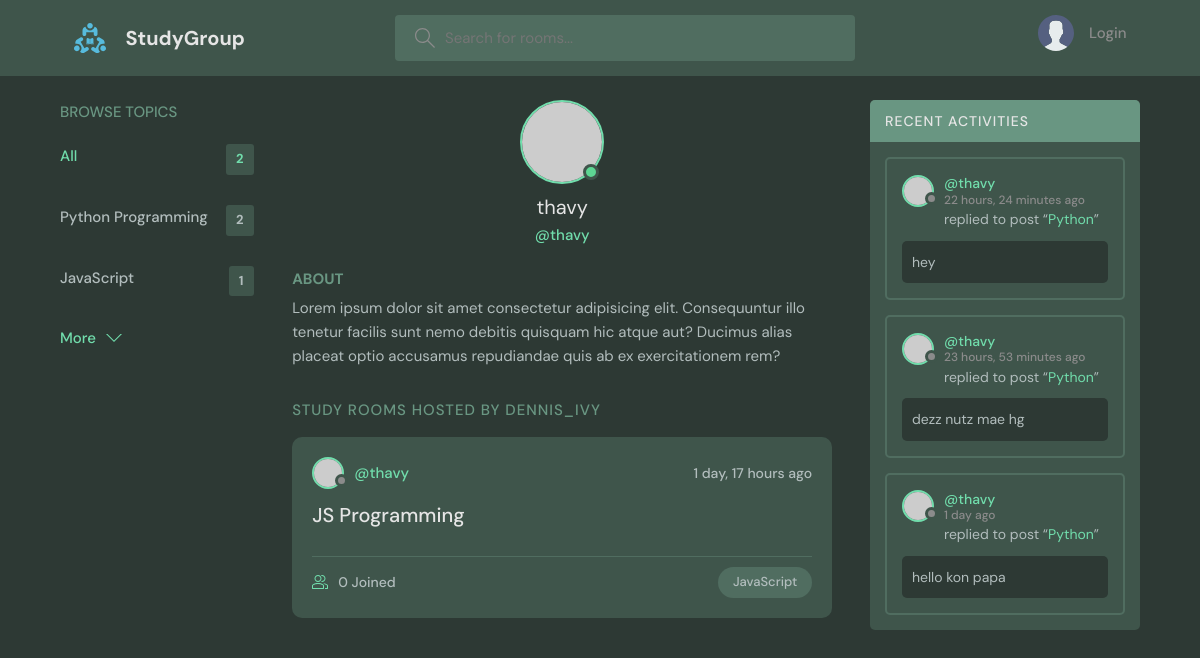
Before: /profile/2/ with the older database file.
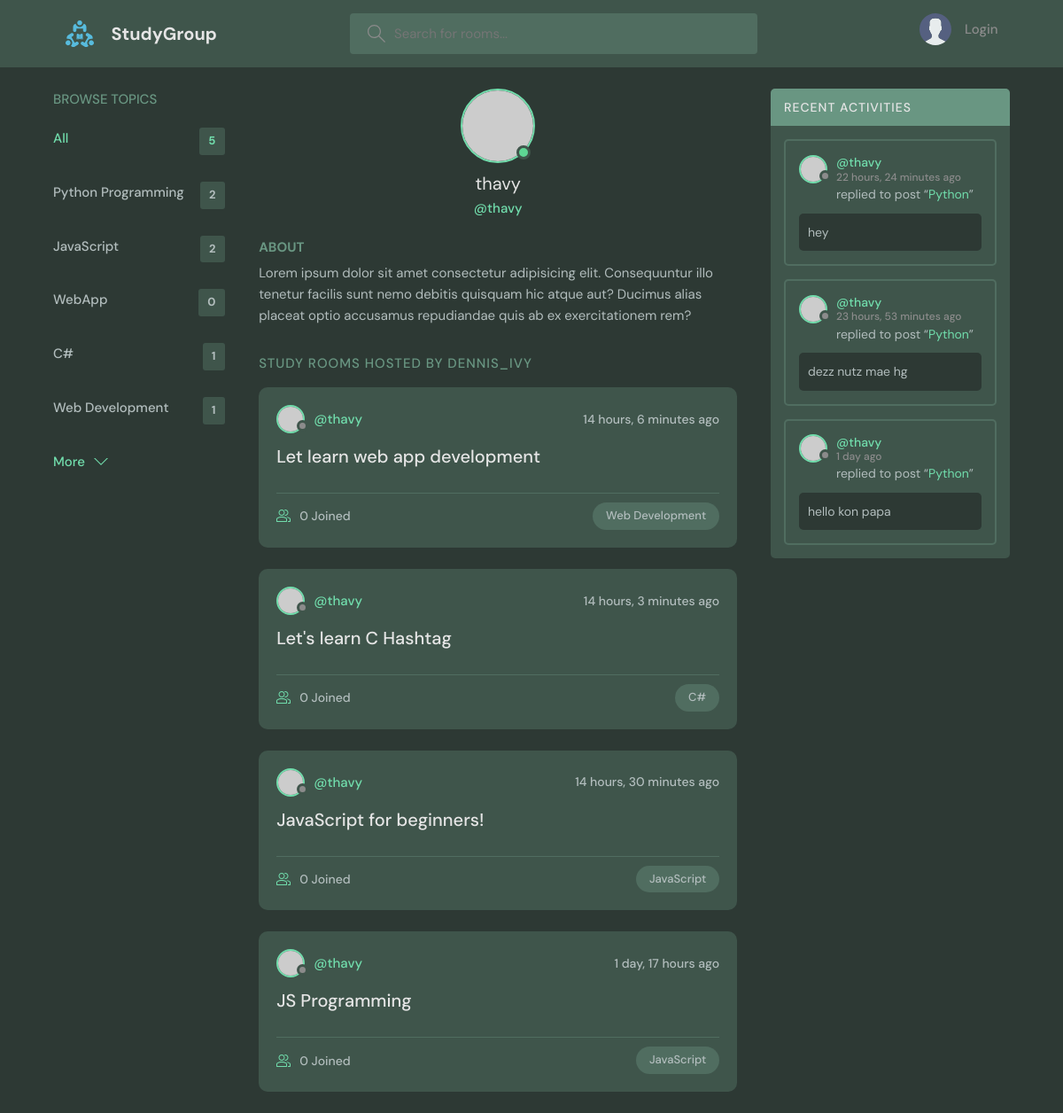
After: the same page with the newer database file.
### base/models.py (models this page shows, shortened)
class Topic(models.Model):
    name = models.CharField(max_length=200)

class Room(models.Model):
    host = models.ForeignKey(User, on_delete=models.SET_NULL, null=True)
    topic = models.ForeignKey(Topic, on_delete=models.SET_NULL, null=True)
    name = models.CharField(max_length=200)
    description = models.TextField(null=True, blank=True)
    participants = models.ManyToManyField(User, related_name='participants', blank=True)
    updated = models.DateTimeField(auto_now=True)
    created = models.DateTimeField(auto_now_add=True)
    def __str__(self):
        return self.name
    class Meta:
        ordering = ['-updated', '-created']

class Message(models.Model):
    user = models.ForeignKey(User, on_delete=models.SET_NULL, null=True)
    room = models.ForeignKey(Room, on_delete=models.CASCADE)
    body = models.TextField()
    updated = models.DateTimeField(auto_now=True)
    created = models.DateTimeField(auto_now_add=True)
    class Meta:
        ordering = ['-updated', '-created']

### base/views.py (the view)
# urls.py: path('profile/<str:pk>/', views.user_profile, name="user-profile"),
def user_profile(request, pk):
    user = User.objects.get(id=pk)
    rooms = user.room_set.all()
    room_messages = user.message_set.all()
    topics = Topic.objects.all()
    context = {'user': user, 'rooms': rooms, 'room_messages': room_messages, 'topics': topics}
    return render(request, 'base/profile.html', context)

### base/templates/base/profile.html (shortened to what this page needs)
{% extends 'main.html' %}
{% block content %}
<main class="profile-page layout layout--3">
  <div class="container">
    {% include 'base/topic_component.html' %}
    <div class="roomList">
      <div class="profile">
        <div class="profile__avatar">
          <div class="avatar avatar--large active">
            <img src="https://randomuser.me/api/portraits/men/11.jpg" />
          </div>
        </div>
        <div class="profile__info">
          <h3>{{user.username}}</h3>
          <p>@{{user.username}}</p>
        </div>
        <div class="profile__about">
          <h3>About</h3>
          <p>
            Lorem ipsum dolor sit amet consectetur adipisicing elit. Consequuntur illo tenetur
            facilis sunt nemo debitis quisquam hic atque aut? Ducimus alias placeat optio
            accusamus repudiandae quis ab ex exercitationem rem?
          </p>
        </div>
      </div>
      <div class="roomList__header">
        <div>
          <h2>Study Rooms Hosted by dennis_ivy</a>
          </h2>
        </div>
      </div>
    {% include 'base/feed_component.html' %}
    </div>
    {% include 'base/activity_component.html' %}
  </div>
</main>
{% endblock content %}

### templates/main.html (shortened to what this page needs)
<!DOCTYPE html>
{% load static %}
<html lang="en">
  <head>
    <link rel="stylesheet" href="{% static 'styles/style.css' %}" />
  </head>
  <body>
    {% include 'navbar.html' %}
    {% block content %}
    {% endblock %}
  </body>
</html>

### templates/navbar.html (shortened to what this page needs)
{% load static %}
<header class="header header--loggedIn">
  <div class="container">
    <a href="{% url 'home' %}" class="header__logo">
      <img src="{% static 'images/logo.svg' %}" />
      <h1>StudyGroup</h1>
    </a>
    <form class="header__search" method="GET" action="{% url 'home' %}">
      <label>
        <input name="q" placeholder="Search for rooms..." />
      </label>
    </form>
    <nav class="header__menu">
      {% if request.user.is_authenticated %}
      <div class="header__user">
        <a href="{% url 'user-profile' user.id %}">
          <div class="avatar avatar--medium active">
            <img src="https://randomuser.me/api/portraits/men/37.jpg" />
          </div>
          <p>{{request.user.username}} <span>@{{request.user.username}}</span></p>
        </a>
        <button class="dropdown-button">
          <svg
            version="1.1"
            xmlns="http://www.w3.org/2000/svg"
            width="32"
            height="32"
            viewBox="0 0 32 32"
          >
            <title>chevron-down</title>
            <path d="M16 21l-13-13h-3l16 16 16-16h-3l-13 13z"></path>
          </svg>
        </button>
      </div>
      {% else %}
      <a href="{% url 'login' %}">
          <img src="{% static 'images/avatar.svg' %}" />
          <p>Login</p>
        </a>
        {% endif %}
    </nav>
  </div>
</header>

### base/templates/base/topic_component.html
<div class="topics">
  <div class="topics__header">
    <h2>Browse Topics</h2>
  </div>
  <ul class="topics__list">
    <li>
      <a href="{% url 'home' %}" class="active">All <span>{{topics.count}}</span></a>
    </li>
    {% for topic in topics %}
    <li>
      <a href="{% url 'home' %}?q={{topic.name}}">{{topic.name}} <span>{{topic.room_set.all.count}}</span></a>
    </li>
    {% endfor %}
  </ul>
  <a class="btn btn--link" href="topics.html">
    More
    <svg
      version="1.1"
      xmlns="http://www.w3.org/2000/svg"
      width="32"
      height="32"
      viewBox="0 0 32 32"
    >
      <title>chevron-down</title>
      <path d="M16 21l-13-13h-3l16 16 16-16h-3l-13 13z"></path>
    </svg>
  </a>
</div>

### base/templates/base/feed_component.html (shortened to what this page needs)
{% for room in rooms %}
<div class="roomListRoom">
    <div class="roomListRoom__header">
      <a href="{% url 'user-profile' room.host.id %}" class="roomListRoom__author">
        <div class="avatar avatar--small">
          <img src="https://randomuser.me/api/portraits/women/11.jpg" />
        </div>
        <span>@{{room.host.username}}</span>
      </a>
      <div class="roomListRoom__actions">
        <span>{{room.created|timesince}} ago</span>
      </div>
    </div>
    <div class="roomListRoom__content">
      <a href="{% url 'room' room.id %}">{{room.name}}</a>
    </div>
    <div class="roomListRoom__meta">
      <a href="{% url 'room' room.id %}" class="roomListRoom__joined">
        {{room.participants.all.count}} Joined
      </a>
      <p class="roomListRoom__topic">{{room.topic.name}}</p>
    </div>
</div>
{% endfor %}

### base/templates/base/activity_component.html (shortened to what this page needs)
<div class="activities">
    <div class="activities__header">
      <h2>Recent Activities</h2>
    </div>
    {% for msg in room_messages %}
    <div class="activities__box">
      <div class="activities__boxHeader roomListRoom__header">
        <a href="{% url 'user-profile' msg.user.id %}" class="roomListRoom__author">
          <div class="avatar avatar--small">
            <img src="https://randomuser.me/api/portraits/women/11.jpg" />
          </div>
          <p>
            @{{msg.user}}
            <span>{{msg.created|timesince}} ago</span>
          </p>
        </a>
      </div>
      <div class="activities__boxContent">
        <p>
          replied to post “<a href="{% url 'room' msg.room.id %}">{{msg.room}}</a
          >”
        </p>
        <div class="activities__boxRoomContent">
          {{msg.body}}
        </div>
      </div>
    </div>
    {% endfor %}
  </div>

Changed rows visible on the page:
computed for Topic "JavaScript": room_set.all.count "1" → "2"
added Topic: name "WebApp", room_set.all.count "0"
added Topic: name "C#", room_set.all.count "1"
added Topic: name "Web Development", room_set.all.count "1"
added Room: host.username "thavy", created "14 hours, 6 minutes", name "Let learn web app development", participants.all.count "0", topic.name "Web Development"
added Room: host.username "thavy", created "14 hours, 3 minutes", name "Let's learn C Hashtag", participants.all.count "0", topic.name "C#"
added Room: host.username "thavy", created "14 hours, 30 minutes", name "JavaScript for beginners!", participants.all.count "0", topic.name "JavaScript"
Other visible differences:
{{ topics.count }}: "2" → "5"
